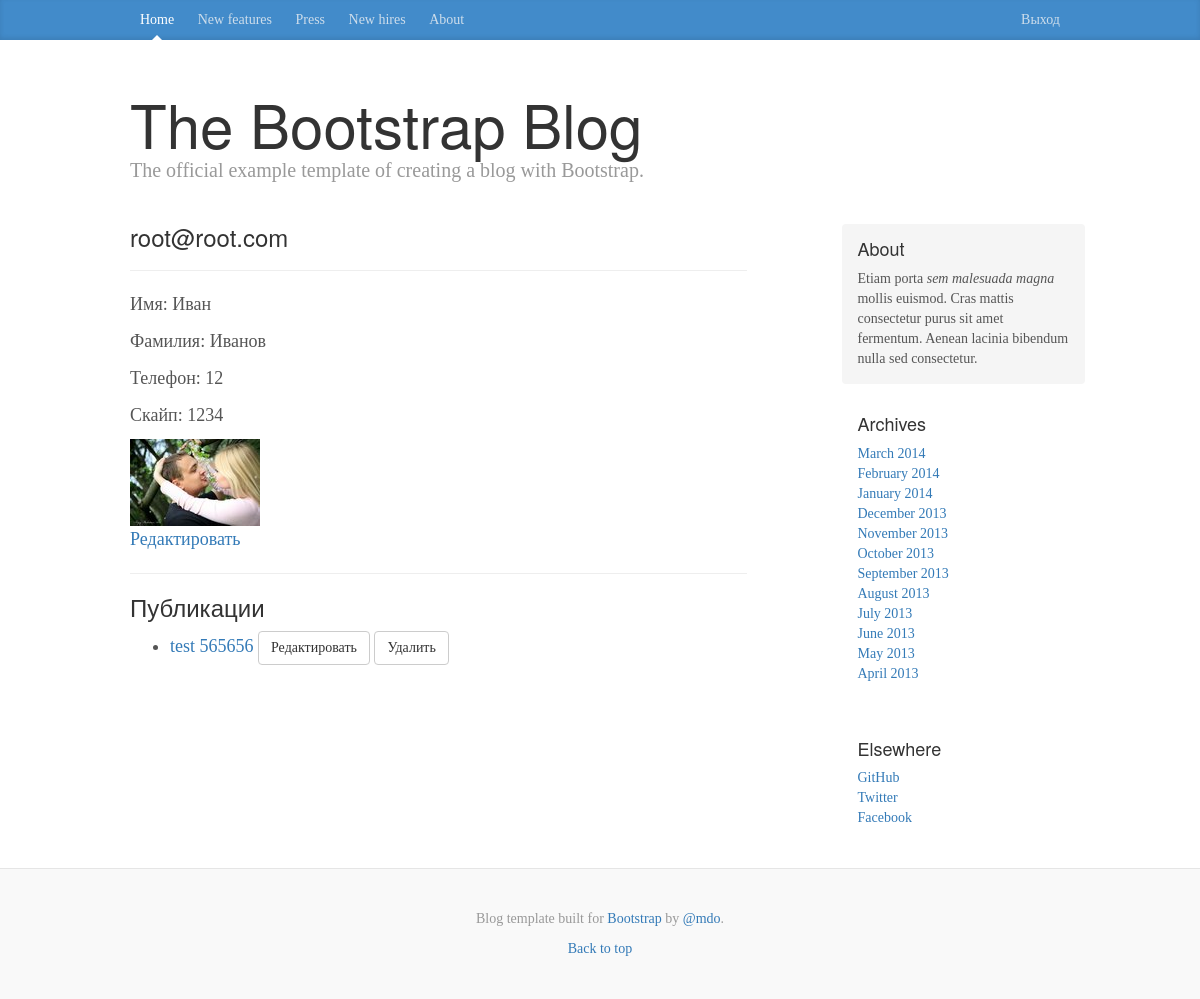
Page /account/ (signed in) on the earlier database version.
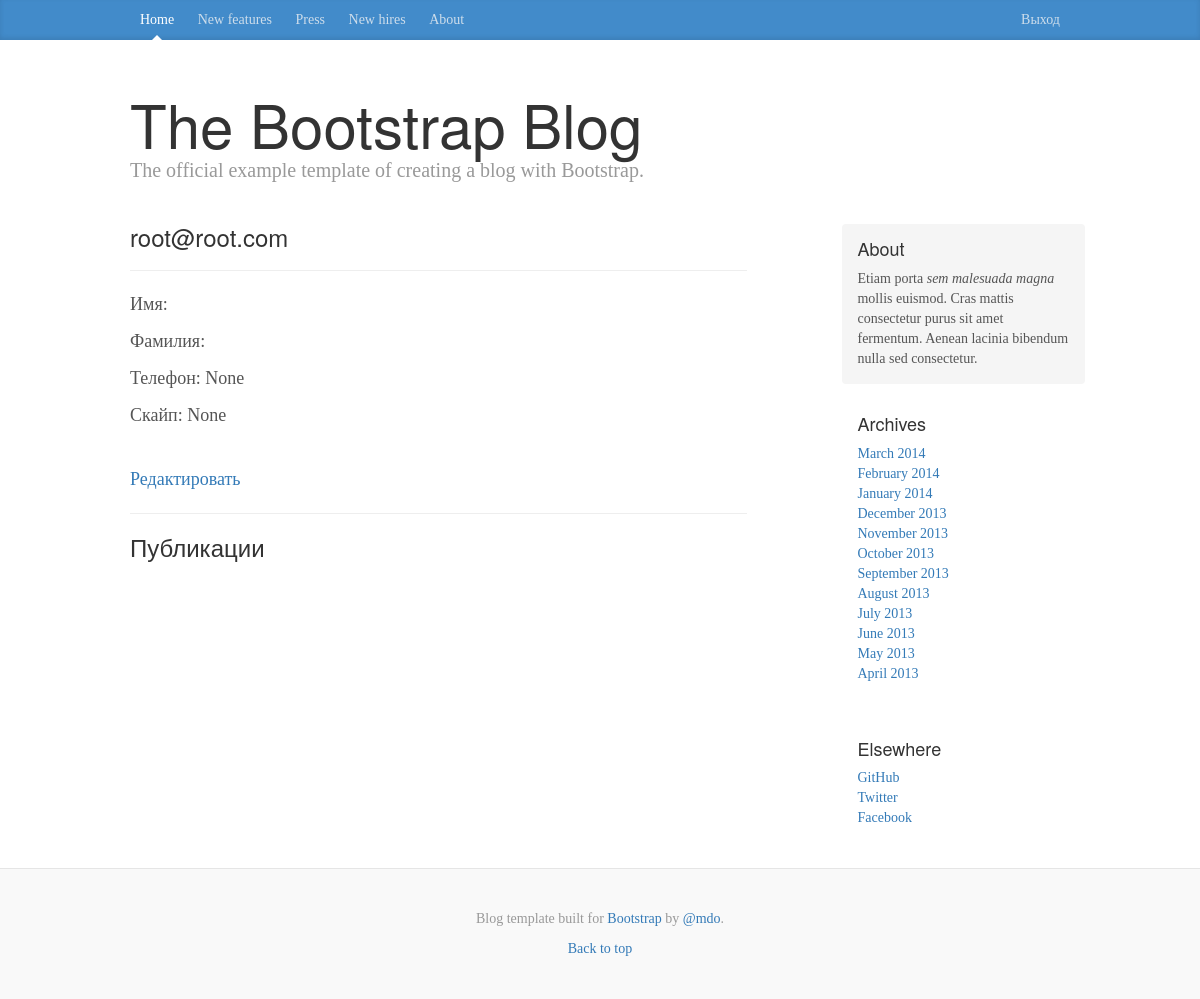
Same page on the later database version.
### website/models.py (models this page shows, shortened)
class CustomUser(AbstractBaseUser, PermissionsMixin):
    email = models.EmailField(_('email address'), max_length=1000, unique=True)
    first_name = models.CharField(_('first name'), max_length=30, blank=True)
    last_name = models.CharField(_('last name'), max_length=30, blank=True)
    is_staff = models.BooleanField(_('staff status'), default=False,
        help_text=_('Designates whether the user can log into this admin '
                    'site.'))
    is_active = models.BooleanField(_('active'), default=True,
        help_text=_('Designates whether this user should be treated as '
                    'active. Unselect this instead of deleting accounts.'))
    date_joined = models.DateTimeField(_('date joined'), default=timezone.now)
    avatar = models.ImageField(_('Avatar'),upload_to="avatar",null=True,blank=True)
    phone = models.TextField(_('Phone'),null=True,blank=True)
    skype = models.TextField(_('Skype'),null=True,blank=True)
    objects = CustomUserManager()
    USERNAME_FIELD = 'email'
    REQUIRED_FIELDS = []
    class Meta:
        verbose_name = _('user')
        verbose_name_plural = _('users')

class Post(models.Model):
    owner = models.ForeignKey(settings.AUTH_USER_MODEL)
    slug = models.SlugField(blank=True, unique=True)
    title = models.TextField()
    pub_date = models.DateField(default=timezone.now)
    short_desc = models.TextField()
    description = models.TextField()
    objects = models.Manager()
    custom_objects = CustomManager()

### website/views/views_account.py (the view)
# urls.py: url(r'^account/$', views.account, name='account'),
@login_required(login_url='/')
def account(request):
    posts = Post.objects.filter(owner=request.user)
    return render(request, "website/account.html",{'posts':posts})

### website/templates/website/account.html
{% extends 'website/common/layout.html' %}
{% load bootstrap %}
{% block post_content %}
<h3>{{request.user.email}}</h3>
<hr/>
<p>Имя: {{request.user.first_name}}</p>
<p>Фамилия: {{request.user.last_name}}</p>
<p>Телефон: {{request.user.phone}}</p>
<p>Скайп: {{request.user.skype}}</p>
{% if request.user.avatar %}
<img src="{{request.user.avatar.url}}"/>
{% endif %}
<br>
<a href="{% url 'account_edit' %}">Редактировать</a>
<hr/>
<h3>Публикации</h3>
<ul>
  {% for p in posts %}
  <li><a href="{% url 'post' p.slug %}">{{p.title}}</a>&nbsp;<a href="" class="btn btn-default">Редактировать</a>&nbsp;<a href="" class="btn btn-default">Удалить</a></li>
  {% endfor %}
</ul>
{% endblock %}

### website/templates/website/common/layout.html (shortened to what this page needs)
{% extends  'website/common/base.html' %}
{% block content %}
<div class="container">
      <div class="blog-header">
        <h1 class="blog-title">The Bootstrap Blog</h1>
        <p class="lead blog-description">The official example template of creating a blog with Bootstrap.</p>
      </div>
      <div class="row">
        <div class="col-sm-8 blog-main">
          {% block post_content %}{% endblock %}
        </div>
     {% block sidebar %}{% include 'website/common/sidebar.html' %}{% endblock %}
      </div>
    </div>
{% endblock %}

### website/templates/website/common/base.html (shortened to what this page needs)
{% load staticfiles %}
<!DOCTYPE html>
<html lang="en" {% block html_attr%}{% endblock %}>
  <head>
    <link href="{% static 'css/bootstrap.min.css' %}" rel="stylesheet">
    <link href="{% static 'css/ie10.css' %}" rel="stylesheet">
    <link href="{% static 'css/blog.css' %}" rel="stylesheet">
  </head>
  <body {% block body_attr %}{% endblock %}>
    {% block menu %}{% include 'website/common/menu.html' %}{% endblock %}
    {% block content %}{% endblock %}
    <footer class="blog-footer">
      <p>Blog template built for <a href="http://getbootstrap.com">Bootstrap</a> by <a href="https://twitter.com/mdo">@mdo</a>.</p>
      <p>
        <a href="#">Back to top</a>
      </p>
    </footer>
  </body>
</html>

### website/templates/website/common/menu.html
<div class="blog-masthead">
      <div class="container">
        <nav class="blog-nav">
          <a class="blog-nav-item active" href="#">Home</a>
          <a class="blog-nav-item" href="#">New features</a>
          <a class="blog-nav-item" href="#">Press</a>
          <a class="blog-nav-item" href="#">New hires</a>
          <a class="blog-nav-item" href="#">About</a>
          <div class="pull-right">
{% if user.is_authenticated %}
          <a class="blog-nav-item" href="{% url 'logout' %}">Выход</a>
{% else %}
          <a class="blog-nav-item" href="{% url 'auth_login' %}">Вход</a>
          <a class="blog-nav-item" href="{% url 'registration' %}">Регистрация</a>
{% endif %}
</div>
        </nav>
      </div>
    </div>

### website/templates/website/common/sidebar.html
   <div class="col-sm-3 col-sm-offset-1 blog-sidebar">
          <div class="sidebar-module sidebar-module-inset">
            <h4>About</h4>
            <p>Etiam porta <em>sem malesuada magna</em> mollis euismod. Cras mattis consectetur purus sit amet fermentum. Aenean lacinia bibendum nulla sed consectetur.</p>
          </div>
          <div class="sidebar-module">
            <h4>Archives</h4>
            <ol class="list-unstyled">
              <li><a href="#">March 2014</a></li>
              <li><a href="#">February 2014</a></li>
              <li><a href="#">January 2014</a></li>
              <li><a href="#">December 2013</a></li>
              <li><a href="#">November 2013</a></li>
              <li><a href="#">October 2013</a></li>
              <li><a href="#">September 2013</a></li>
              <li><a href="#">August 2013</a></li>
              <li><a href="#">July 2013</a></li>
              <li><a href="#">June 2013</a></li>
              <li><a href="#">May 2013</a></li>
              <li><a href="#">April 2013</a></li>
            </ol>
          </div>
          <div class="sidebar-module">
            <h4>Elsewhere</h4>
            <ol class="list-unstyled">
              <li><a href="#">GitHub</a></li>
              <li><a href="#">Twitter</a></li>
              <li><a href="#">Facebook</a></li>
            </ol>
          </div>
        </div>

### website/static/css/blog.css (style rules this page uses)
body { font-family: Georgia, "Times New Roman", Times, serif; color: #555; }
h1, .h1, h2, .h2, h3, .h3, h4, .h4, h5, .h5, h6, .h6 { margin-top: 0; font-family: "Helvetica Neue", Helvetica, Arial, sans-serif; font-weight: normal; color: #333; }
@media (min-width: 1200px) { .container { width: 970px; } }
.blog-masthead { background-color: #428bca; -webkit-box-shadow: inset 0 -2px 5px rgba(0,0,0,.1); box-shadow: inset 0 -2px 5px rgba(0,0,0,.1); }
.blog-nav-item { position: relative; display: inline-block; padding: 10px; font-weight: 500; color: #cdddeb; }
.blog-nav .active { color: #fff; }
.blog-nav .active:after { position: absolute; bottom: 0; left: 50%; width: 0; height: 0; margin-left: -5px; vertical-align: middle; content: " "; border-right: 5px solid transparent; border-bottom: 5px solid; border-left: 5px solid transparent; }
.blog-header { padding-top: 20px; padding-bottom: 20px; }
.blog-title { margin-top: 30px; margin-bottom: 0; font-size: 60px; font-weight: normal; }
.blog-description { font-size: 20px; color: #999; }
.blog-main { font-size: 18px; line-height: 1.5; }
.sidebar-module { padding: 15px; margin: 0 -15px 15px; }
.sidebar-module-inset { padding: 15px; background-color: #f5f5f5; border-radius: 4px; }
.sidebar-module-inset p:last-child, .sidebar-module-inset ul:last-child, .sidebar-module-inset ol:last-child { margin-bottom: 0; }
.blog-footer { padding: 40px 0; color: #999; text-align: center; background-color: #f9f9f9; border-top: 1px solid #e5e5e5; }
.blog-footer p:last-child { margin-bottom: 0; }

Differences in the rows shown:
removed Post: title "test 565656"
changed CustomUser "root@root.com": user.phone "12" → "None"; user.skype "1234" → "None"; user.first_name "Иван" → (not shown); user.last_name "Иванов" → (not shown); user.avatar: picture removed
